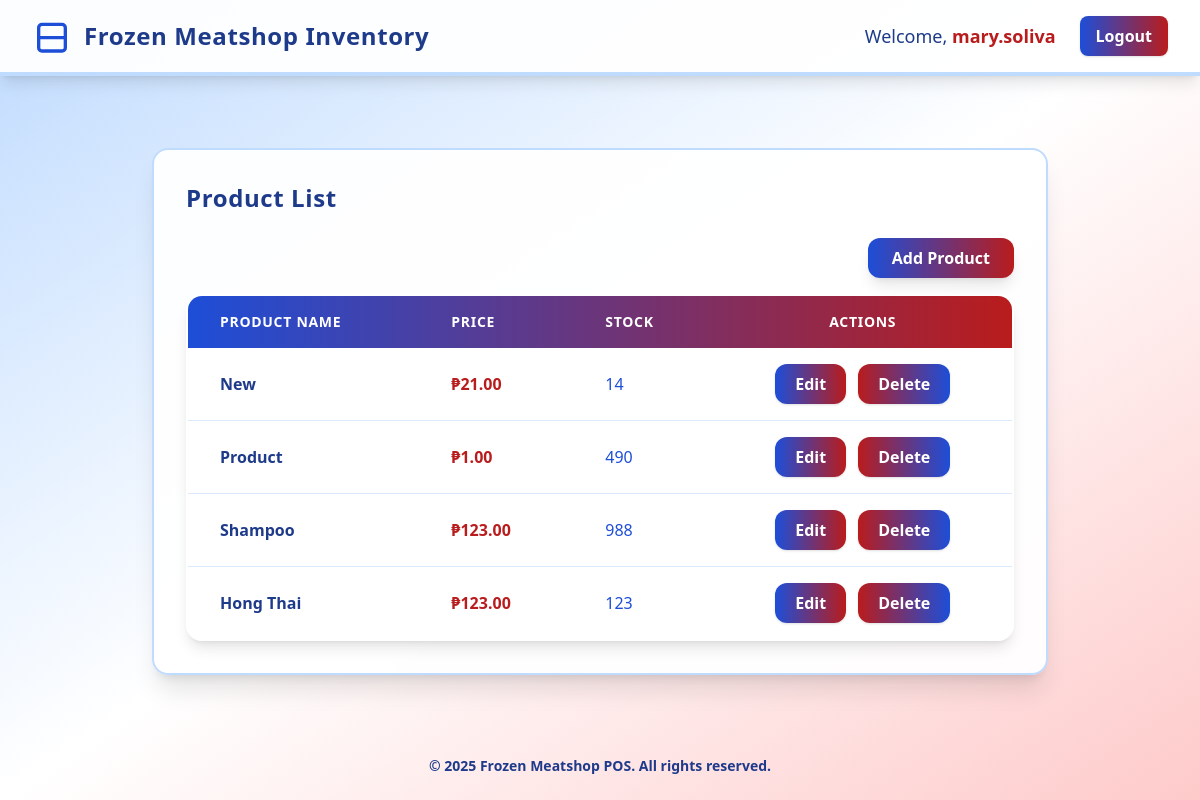
The app's page /inventory (signed in), older data.
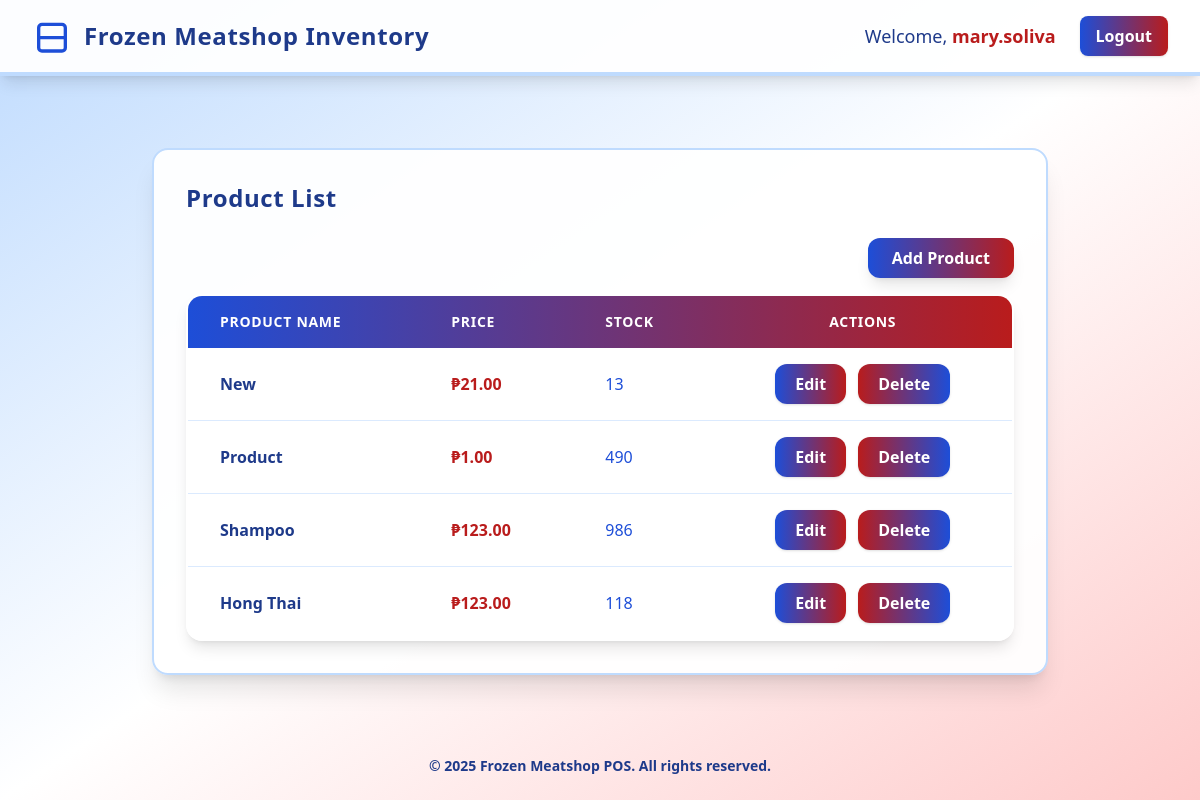
The same page, newer data.
### tables this page shows
CREATE TABLE products (product_id INTEGER PRIMARY KEY AUTOINCREMENT, product_name TEXT NOT NULL, price REAL NOT NULL, stock INTEGER DEFAULT 0, created_at DATETIME DEFAULT CURRENT_TIMESTAMP, product_picture_path TEXT);

### src/Views.php (called while the page is built, shortened)
<?php
class Views
{
    public static function render(string $viewFileName, array $data = []): void
    {
        extract($data);
        $cwd = getcwd();
        include $cwd . "/src/views/{$viewFileName}";
        return;
    }
}

### src/controllers/DashboardController.php (called while the page is built, shortened)
<?php
class DashboardController
{
    public function inventory()
    {
        $products = (new Product())->getAll();
        $formatter = new NumberFormatter('en_PH', NumberFormatter::CURRENCY);
        $products = array_map(function ($product) use ($formatter) {
            $formattedPrice = $formatter->formatCurrency($product['price'], 'PHP');
            return array_merge($product, ['price' => $formattedPrice, 'product_name' => ucfirst($product['product_name'])]);
        }, $products);
        Views::render('inventory.php', ['products' => $products]);
    }
}

### index.php (called while the page is built, shortened)
<?php
$router = new router();
$router->get('/login', [auth_controller::class, 'showLoginForm']);
$router->get('/signup', [auth_controller::class, 'signup']);
$router->get('/dashboard', [DashboardController::class, 'index']);
$router->get('/inventory', [DashboardController::class, 'inventory']);
$router->get('/add-user', [UserController::class, 'show']);
$router->get('/', [LandingController::class, 'index']);
$router->get('/error', [LandingController::class, 'error']);
$router->get('/users', [UserController::class, 'index']);
$router->get('/users/delete', [UserController::class, 'indexDestroy']);
$router->get('/users/edit', [UserController::class, 'indexEdit']);
$router->get('/shop', [ProductController::class, 'index']);
$router->get('/cart', [CartController::class, 'index']);
$router->get('/sales', [DashboardController::class, 'sales']);
$router->get('/sales/data', [ProductController::class, 'sales']);
$router->post('/cart/checkout', [CartController::class, 'checkout']);
$router->post('/cart/remove', [CartController::class, 'removeCartItem']);
$router->post('/cart/add', [ProductController::class, 'addCart']);
$router->post('/delete/user', [UserController::class, 'destroy']);
$router->post('/edit/user', [UserController::class, 'update']);
$router->post('/signin', [auth_controller::class, 'signin']);
$router->post('/signup', [auth_controller::class, 'register']);
$router->post('/add-product', [ProductController::class, 'store']);
$router->post('/edit-product', [ProductController::class, 'update']);
$router->post('/delete-product', [ProductController::class, 'destroy']);
$router->post('/add-user', [UserController::class, 'store']);
$router->post('/logout', [auth_controller::class, 'logout']);
$router->dispatch();

### src/models/db.php (called while the page is built, shortened)
<?php
class DB
{
    private $database;
    public function __construct($dbFile = "./../../database/database.db")
    {
        try {
            $cwd = getcwd();
            $dbFile = $cwd . '/database/database.db';
            $this->database = new \PDO("sqlite:" . $dbFile);
            $this->database->setAttribute(PDO::ATTR_ERRMODE, PDO::ERRMODE_EXCEPTION);
        } catch (Exception $e) {
            die("Database connection failed: " .  $e->getMessage());
        }
    }
    public function getConnection(): PDO
    {
        return $this->database;
    }
}

### src/models/Product.php (called while the page is built, shortened)
<?php
class Product
{
    public $table = 'products';
    private $dbConnection;
    public function __construct()
    {
        $this->dbConnection = (new DB())->getConnection();
    }
    public function getAll()
    {
        $result = $this->dbConnection->query("SELECT * FROM {$this->table}");
        return $result->fetchAll(PDO::FETCH_ASSOC);
    }
}

### src/views/inventory.php (the view, shortened to what the changed rows need)
<!DOCTYPE html>
<html lang="en">
<head>
    <script src="https://cdn.tailwindcss.com"></script>
</head>
<body class="min-h-screen bg-gradient-to-br from-blue-200 via-white to-red-200 flex flex-col">
    <main class="flex-1 flex flex-col items-center p-8">
        <div class="w-full max-w-4xl bg-white bg-opacity-95 rounded-2xl shadow-xl p-8 mt-10 border-2 border-blue-200">
            <h2 class="text-2xl font-extrabold text-blue-900 mb-6 tracking-wide">Product List</h2>
            <div class="overflow-x-auto rounded-2xl shadow-lg">
                <table class="min-w-full bg-white rounded-2xl overflow-hidden border-2 border-blue-100">
                    <thead>
                        <tr class="bg-gradient-to-r from-blue-700 to-red-700 text-white">
                            <th class="px-8 py-4 text-left text-sm font-bold uppercase tracking-wider">Product Name</th>
                            <th class="px-8 py-4 text-left text-sm font-bold uppercase tracking-wider">Price</th>
                            <th class="px-8 py-4 text-left text-sm font-bold uppercase tracking-wider">Stock</th>
                            <th class="px-8 py-4 text-center text-sm font-bold uppercase tracking-wider">Actions</th>
                        </tr>
                    </thead>
                    <tbody>
                        <?php foreach ($products as $product): ?>
                        <tr class="hover:bg-blue-50 transition-all duration-150">
                            <td class="px-8 py-4 whitespace-nowrap text-blue-900 font-semibold border-b border-blue-100"> <?php echo $product['product_name'] ?></td>
                            <td class="px-8 py-4 whitespace-nowrap text-red-700 font-bold border-b border-blue-100"> <?php echo $product['price'] ?></td>
                            <td class="px-8 py-4 whitespace-nowrap text-blue-700 border-b border-blue-100"> <?php echo $product['stock'] ?></td>
                            <td class="px-8 py-4 whitespace-nowrap text-center border-b border-blue-100">
                                <button
                                    class="bg-gradient-to-r from-blue-700 to-red-700 text-white px-5 py-2 rounded-xl font-bold shadow hover:from-blue-900 hover:to-red-800 transition-all duration-150 mr-2"
                                    data-id="<?php echo htmlspecialchars($product['product_id'] ?? ''); ?>"
                                    data-name="<?php echo htmlspecialchars($product['product_name'] ?? ''); ?>"
                                    data-price="<?php
                                    $clean = preg_replace('/[₱,]|PHP/i', '', $product['price']);
                                    $value = (float) trim($clean);
                                    echo htmlspecialchars($value ?? 0.0);
                                    ?>"
                                    data-stock="<?php echo htmlspecialchars($product['stock'] ?? ''); ?>"
                                    onclick="handleEditButtonClick(this)">
                                    Edit
                                </button>
                                <button class="bg-gradient-to-r from-red-700 to-blue-700 text-white px-5 py-2 rounded-xl font-bold shadow hover:from-red-900 hover:to-blue-800 transition-all duration-150"
                                    data-id="<?php echo htmlspecialchars($product['product_id'] ?? ''); ?>"
                                    data-name="<?php echo htmlspecialchars($product['product_name'] ?? ''); ?>"
                                    onclick="handleDeleteButtonClick(this)">
                                    Delete
                                </button>
                            </td>
                        </tr>
                        <?php endforeach;?>
                    </tbody>
                </table>
            </div>
        </div>
    </main>
</body>
</html>

Row changes from the older to the newer data that the page shows:
changed products "New": stock "14" → "13"
changed products "Shampoo": stock "988" → "986"
changed products "Hong Thai": stock "123" → "118"
